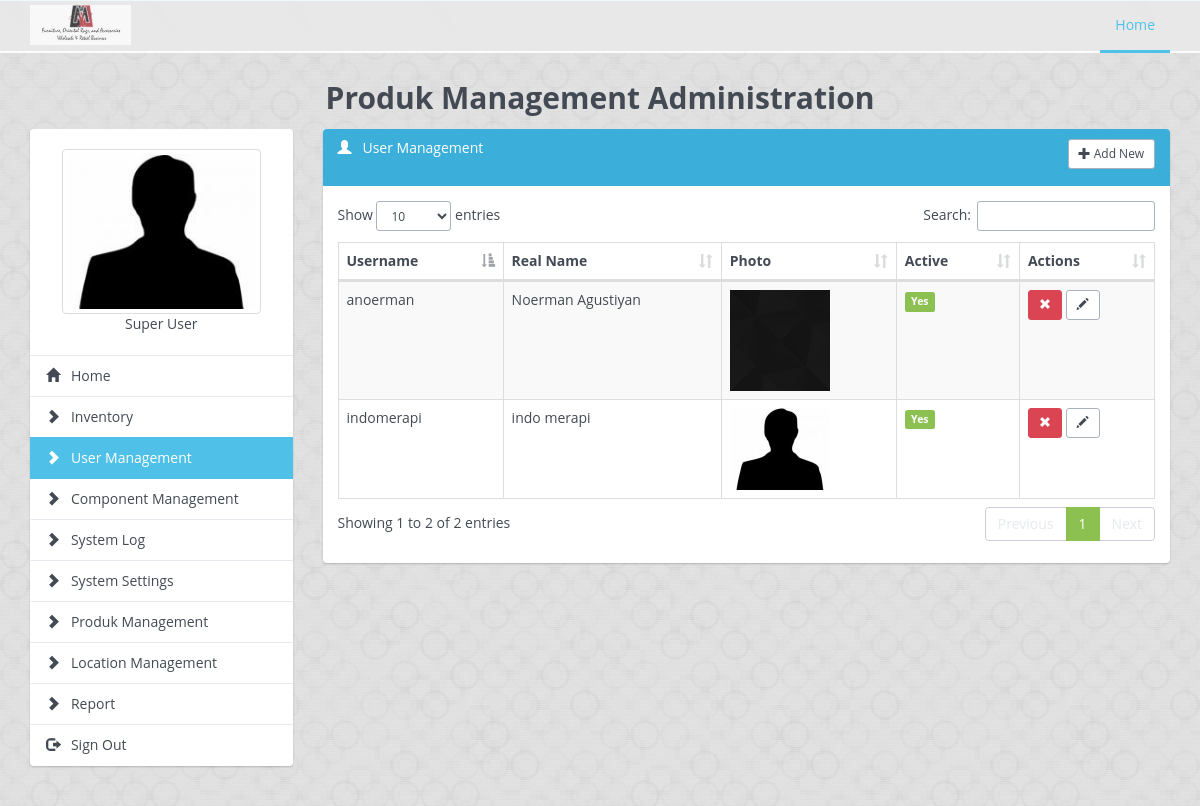
The app's page /invenity/user_management.php (signed in) with its own data.
### tables this page shows
CREATE TABLE `system_settings` (
  `setting_name` varchar(50) NOT NULL COMMENT 'Setting Name',
  `setting_value` text NOT NULL COMMENT 'Values',
  `active` enum('yes','no') NOT NULL DEFAULT 'yes',
  `created_by` varchar(30) NOT NULL,
  `created_date` datetime NOT NULL,
  `updated_by` varchar(30) NOT NULL,
  `updated_date` datetime NOT NULL,
  `revision` tinyint(3) NOT NULL DEFAULT '0'
);

CREATE TABLE `component` (
  `component_id` int(11) NOT NULL,
  `component_name` varchar(30) NOT NULL COMMENT 'Component Name',
  `component_page` varchar(100) NOT NULL COMMENT 'Component Page',
  `component_type` enum('system','standard') NOT NULL DEFAULT 'standard' COMMENT 'Component Type',
  `active` enum('yes','no') NOT NULL DEFAULT 'yes' COMMENT 'Active Status',
  `created_by` varchar(30) NOT NULL,
  `created_date` datetime NOT NULL,
  `updated_by` varchar(30) NOT NULL,
  `updated_date` datetime NOT NULL,
  `revision` tinyint(3) NOT NULL DEFAULT '0'
);

CREATE TABLE `users` (
  `username` varchar(30) NOT NULL COMMENT 'Unique Username',
  `password` varchar(128) NOT NULL COMMENT 'SHA512',
  `salt` varchar(64) NOT NULL COMMENT 'Random String SHA256',
  `level` enum('admin','user') NOT NULL DEFAULT 'user' COMMENT 'User Level',
  `active` enum('yes','no') NOT NULL DEFAULT 'yes' COMMENT 'User Active Status',
  `first_name` varchar(50) DEFAULT NULL,
  `last_name` varchar(100) DEFAULT NULL,
  `photo` text COMMENT 'User Photo Profile - Set default if empty',
  `created_by` varchar(30) NOT NULL,
  `created_date` datetime NOT NULL,
  `updated_by` varchar(30) NOT NULL,
  `updated_date` datetime NOT NULL,
  `revision` tinyint(3) NOT NULL DEFAULT '0' COMMENT 'Total Profile Changes/Revision'
);

### invenity/lib/db.class.php (called while the page is built, shortened)
<?php
class DB
{
	private $pdo;
	private $sQuery;
		private function Connect()
		{
			$this->settings = parse_ini_file("settings.ini.php");
			$dsn = 'mysql:dbname='.$this->settings["dbname"].';host='.$this->settings["host"].'';
			try
			{
				$this->pdo = new PDO($dsn, $this->settings["user"], $this->settings["password"], array(PDO::MYSQL_ATTR_INIT_COMMAND => "SET NAMES utf8"));
				$this->pdo->setAttribute(PDO::ATTR_ERRMODE, PDO::ERRMODE_EXCEPTION);
				$this->pdo->setAttribute(PDO::ATTR_EMULATE_PREPARES, false);
				$this->bConnected = true;
			}
			catch (PDOException $e)
			{
				echo $this->ExceptionLog($e->getMessage());
				die();
			}
		}
		private function Init($query,$parameters = "")
		{
			try
			{
				$this->sQuery = $this->pdo->prepare($query);
				$this->succes 	= $this->sQuery->execute();
			}
			catch(PDOException $e)
			{
					echo $this->ExceptionLog($e->getMessage(), $query );
					die();
			}
		}
		public function query($query,$params = null, $fetchmode = PDO::FETCH_ASSOC)
		{
			$query = trim($query);
			$this->Init($query,$params);
			$rawStatement = explode(" ", $query);
			$statement = strtolower($rawStatement[0]);
			if ($statement === 'select' || $statement === 'show') {
				return $this->sQuery->fetchAll($fetchmode);
			}
			elseif ( $statement === 'insert' ||  $statement === 'update' || $statement === 'delete' ) {
				return $this->sQuery->rowCount();
			}
			else {
				return NULL;
			}
		}
		public function single($query,$params = null)
		{
			$this->Init($query,$params);
			return $this->sQuery->fetchColumn();
		}
}
?>

### invenity/class/inventory.class.php (called while the page is built, shortened)
<?php
require_once(__DIR__ . '/../lib/db.class.php');
class Inventory
{
	public function __construct() {
		$this->db = new DB();
	}
	public function setting_data($setting_name)
	{
		$query         = "SELECT setting_value FROM system_settings WHERE setting_name = '$setting_name' AND active = 'yes'";
		$setting_value = $this->db->single($query);
		return $setting_value;
	}
	public function main_menu($privileges)
	{
		if ($privileges!="*") {
			$query = "SELECT component_id, component_name, component_page FROM component WHERE component_id IN ($privileges) AND active = 'yes' ORDER BY component_type DESC";
		}
		else {
			$query = "SELECT component_id, component_name, component_page FROM component WHERE active = 'yes' ORDER BY component_type DESC";
		}
		$main_menu_array = $this->db->query($query);
		return $main_menu_array;
	}
}
?>

### invenity/class/user.class.php (called while the page is built, shortened)
<?php
require_once(__DIR__ . '/../lib/db.class.php');
require_once(__DIR__ . '/../class/inventory.class.php');
class UserClass
{
	public function __construct() {
		$this->db        = new DB();
	}
	public function show_users($username="")
	{
		if ($username!="") {
			$query  = "SELECT * FROM users WHERE username = '$username' AND level = 'user'";
		} else {
			$query  = "SELECT * FROM users WHERE level = 'user' ORDER BY username ASC";
		}
		$result = $this->db->query($query);
		return $result;
	}
}
?>

### invenity/user_management.php (the view, shortened to what this page needs)
<?php
require_once(__DIR__ . '/lib/db.class.php');
require_once(__DIR__ . '/class/user.class.php');
$userclass = new UserClass();
require_once(__DIR__ . '/class/inventory.class.php');
$invClass  = new Inventory();
include("./include/include_header.php");
?>
<div class="col-lg-9 col-md-9 col-sm-12 col-xs-12">
	<div class="panel panel-primary">
		<div class="panel-heading">
			<h3 class="panel-title">
				<i class="glyphicon glyphicon-user"></i> &nbsp; <?php echo $current_page_name; ?>
				<span class="pull-right"><button type="button" class="btn btn-default btn-sm" onclick="show_add_new_user()"><i class="glyphicon glyphicon-plus"></i> Add New</button></span>
			</h3>
			<br>
		</div>
		<div class='panel-body'>
		<?php
			$data     = $userclass->show_users();
			$data_num = count($data);
			if ($data_num!=0) {
				$data_table = "<table class='table table-bordered table-striped' id='datatable'><thead><tr><th>Username</th><th>Real Name</th><th>Photo</th><th>Active</th><th>Actions</th></tr></thead><tbody>";
				foreach ($data as $user_data) {
					$username   = $user_data["username"];
					$first_name = $user_data["first_name"];
					$last_name  = $user_data["last_name"];
					$photo      = $user_data["photo"];
					$active     = $user_data["active"];
					if ($active=="yes") {
						$active_status = "<span class='label label-success'>Yes</span><input type='hidden' id='uactive_$username' value='yes'>";
						$button_status = "<button type='button' title='Deactive' class='btn btn-danger btn-sm' onclick=\"user_change_status('$username', '$first_name $last_name', 'no')\"><i class='glyphicon glyphicon-remove'></i></button>";
					}
					$data_table    .= "<tr>
						<td id='username_$username'>$username</td>
						<td id='real_name_$username'>$first_name $last_name</td>
						<td><img src='$photo' width='100'></td>
						<td>$active_status</td>
						<td>$button_status <a href='user_edit.php?username=$username' title='Edit' class='btn btn-default btn-sm'><i class='glyphicon glyphicon-pencil'></i></a></td>
					</tr>";
				}
				$data_table .= "</tbody></table>";
				echo $data_table;
			}
			else {
				echo "<p>No Data Found!</p>";
			}
		?>
		</div>
	</div>
</div>
<?php
include("./include/include_footer.php");
include("./include/init_datatables.php");
include("./include/init_validetta.php");
?>

### invenity/include/include_header.php (shortened to what this page needs)
<?php
	$current_page      = basename($_SERVER['PHP_SELF']);
	$main_menu_array   = $invClass->main_menu($_SESSION['privileges']);
	$display_menu      = "";
	foreach ($main_menu_array as $main_menu) {
		$component_name = $main_menu['component_name'];
		$component_page = $main_menu['component_page'];
		if ($current_page==$component_page) {
			$display_menu .= "<a href='$component_page' class='list-group-item active' title='$component_name'><i class='glyphicon glyphicon-chevron-right'></i> &nbsp; $component_name</a>";
			$current_page_name = " ".$component_name;
		} else {
			$display_menu .= "<a href='$component_page' class='list-group-item' title='$component_name'><i class='glyphicon glyphicon-chevron-right'></i> &nbsp; $component_name</a>";
		}
		if ($current_page=="dashboard.php") {
			$home_link = "active";
		} else {
			$home_link = "";
		}
	}
?>
	<!DOCTYPE html>
		<html>
		<head>
			<link rel="stylesheet" type="text/css" href="./assets/css/<?php if ($invClass->setting_data("color_scheme")!="") { echo $invClass->setting_data("color_scheme"); } else {echo "site-default.min.css";} ?>">
			<link rel="stylesheet" type="text/css" href="./assets/plugins/pace/pace.css">
		</head>
		<body background="./assets/images/backgrounds/<?php if ($invClass->setting_data("body_background")!="") { echo $invClass->setting_data("body_background"); } else {echo "symphony.png";} ?>">
			<div class="docs-header">
				<nav class="navbar navbar-default navbar-custom" role="navigation">
					<div class="container">
						<div class="navbar-header">
							<a class="navbar-brand" href="#">
								<img src="./assets/images/<?php if ($invClass->setting_data("inventory_logo")!="") { echo $invClass->setting_data("inventory_logo"); } else {echo "logo.png";} ?>" height="40">
							</a>
						</div>
						<div class="collapse navbar-collapse">
							<ul class="nav navbar-nav navbar-right">
								<li><a class="nav-link current" href="dashboard.php" >Home</a></li>
							</ul>
						</div>
					</div>
				</nav>
			</div>
			<div class="container document">
				<div class="row">
					<div class="col-lg-12 col-md-12 col-sm-12 col-xs-12">
						<h3 class="text-center">
							<?php
							if ($invClass->setting_data("inventory_name")!="") {
								echo $invClass->setting_data("inventory_name");
							} else {
								echo "Inventory System";
							} ?>  Administration
						</h3>
					</div>
				</div>
			</div>
			<div class="container document">
				<div class="row">
					<div class="col-lg-3 col-md-3 col-sm-12 col-xs-12">
						<div class="list-group">
							<li class="list-group-item">
								<div class="text-center">
									<a href='my_profile.php' class='list-group-item text-center' title='My Profile'>
										<img src="<?php echo $_SESSION['user_photo'] ?>" class="img-thumbnail" height="120px" /><br>
										<?php echo $_SESSION['first_name']. " " .$_SESSION['last_name'] ?>
									</a>
								</div>
							</li>
							<a href="dashboard.php" class="list-group-item <?php echo $home_link; ?>" title="Dashboard"><i class="glyphicon glyphicon-home"></i> &nbsp; Home</a>
							<?php
								echo $display_menu;
							?>
							<a href="#" class="list-group-item" id="sign_out" title="Sign Out"><i class="glyphicon glyphicon-log-out"></i> &nbsp; Sign Out</a>
						</div>
					</div>

### records on screen
system_settings: setting_value (picture)
system_settings: setting_value "Produk Management"
component: component_name "Inventory"
component: component_name "User Management"
component: component_name "Component Management"
component: component_name "System Log"
component: component_name "System Settings"
component: component_name "Produk Management"
component: component_name "Location Management"
component: component_name "Report"
users: username "anoerman", first_name "Noerman", last_name "Agustiyan", photo (picture)
users: username "indomerapi", first_name "indo", last_name "merapi", photo (picture)

### other values on screen
$_SESSION['first_name'] "Super"
$_SESSION['last_name'] "User"
